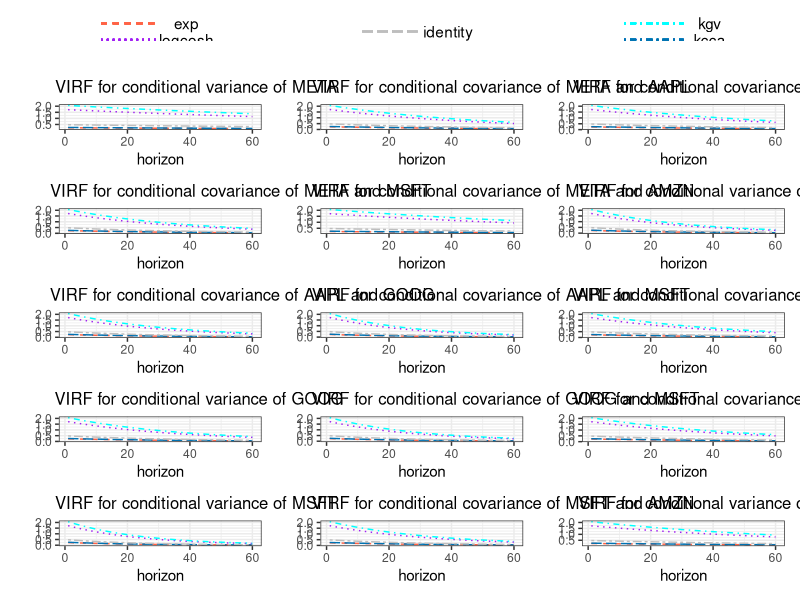
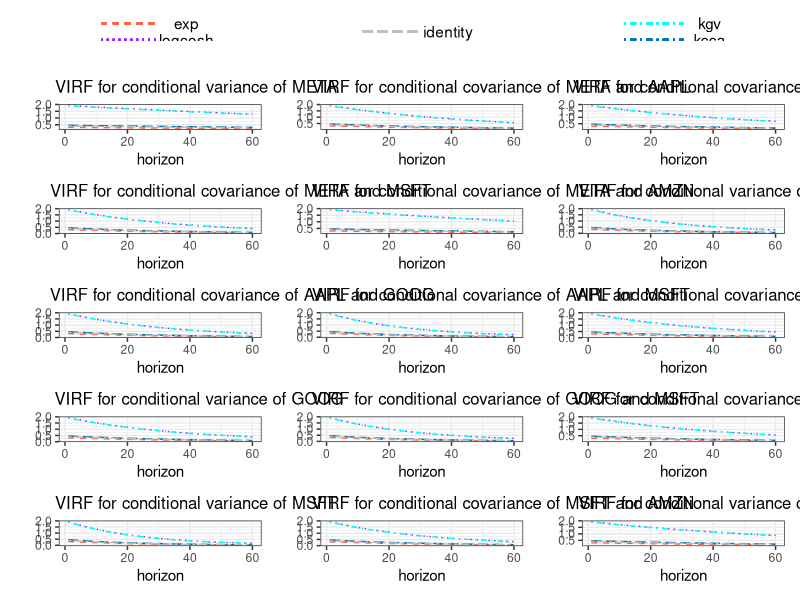

The R script that drew these images, in order: (Note: this script raises an error after producing the figures.)
## ---- chunk 1
knitr::opts_chunk$set(echo = FALSE, cache = FALSE, comment = "", include = TRUE, warning = FALSE, message = FALSE, fig.align="center")

setwd("E:/DOCUMENTS/CIVILE/BELGIQUE/MASTER_UCL/LSBA_2021/DATS2M/DATA_SCIENCE/BLOC_2_Bis/LDATS2840_MEMOIRE_DATA_SCIENCE/PROGRAMMING/R_thesis/plotting")

require(knitr)
require(ggplot2)
require(patchwork)
## ---- chunk 2

mydata_virf <- read.csv("mydata_virf.csv", row.names = 1)

thedata <- read.csv("thedata.csv", row.names = 1)

thedataAAPL <- read.csv("thedataAAPL.csv", row.names = 1)

thedataAMZN <- read.csv("thedataAMZN.csv", row.names = 1)

thedataGOOG <- read.csv("thedataGOOG.csv", row.names = 1)

thedataMSFT <- read.csv("thedataMSFT.csv", row.names = 1)


mycolnames <- c("VIRF for conditional variance of META", 
                "VIRF for conditional covariance of META and AAPL",
                "VIRF for conditional covariance of META and GOOG",
                "VIRF for conditional covariance of META and MSFT",
                "VIRF for conditional covariance of META and AMZN",
                "VIRF for conditional variance of AAPL",
                "VIRF for conditional covariance of AAPL and GOOG",
                "VIRF for conditional covariance of AAPL and MSFT",
                "VIRF for conditional covariance of AAPL and AMZN",
                "VIRF for conditional variance of GOOG", 
                "VIRF for conditional covariance of GOOG and MSFT",
                "VIRF for conditional covariance of GOOG and AMZN",
                "VIRF for conditional variance of MSFT",
                "VIRF for conditional covariance of MSFT and AMZN",
                "VIRF for conditional variance of AMZN" )
the_names <- colnames(mydata_virf)


myfunction_virf <- function(data = thedataAAPL, 
                            y_name = "META", 
                            titre = "VIRF for conditional variance of META" ){
  
  y <- c(paste0(y_name, "_exp"), paste0(y_name, "_logcosh"), 
         paste0(y_name, "_kgv"), paste0(y_name, "_kcca"), 
         paste0(y_name, "_identity"))
  
  l1 <- ggplot(data, aes(x = .data[["horizon"]]))+
    geom_line(aes(y = .data[[y[1]]]), colour = "tomato", linetype = 2)+
    geom_line(aes(y = .data[[y[2]]]), colour = "purple", linetype = 3)+
    geom_line(aes(y = .data[[y[3]]]), colour = "cyan", linetype = 4)+
    geom_line(aes(y = .data[[y[4]]]), colour = "#0072B2", linetype = 5)+
    geom_line(aes(y = .data[[y[5]]]), colour = "grey", linetype = 6)+
    labs(title = titre,  y = "", x = "horizon")+
    theme_bw()+
    theme(plot.title = element_text(size = 12, hjust = 0.05))


  l1
  
}

z1 <- myfunction_virf(data = thedataAMZN, y=the_names[1], titre = mycolnames[1])

z2 <- myfunction_virf(data = thedataAMZN, y=the_names[2], titre = mycolnames[2])

z3 <- myfunction_virf(data = thedataAMZN, y=the_names[3], titre = mycolnames[3])

z4 <- myfunction_virf(data = thedataAMZN, y=the_names[4], titre = mycolnames[4])

z5 <- myfunction_virf(data = thedataAMZN, y=the_names[5], titre = mycolnames[5])

z6 <- myfunction_virf(data = thedataAMZN, y=the_names[6], titre = mycolnames[6])

z7 <- myfunction_virf(data = thedataAMZN, y=the_names[7], titre = mycolnames[7])

z8 <- myfunction_virf(data = thedataAMZN, y=the_names[8], titre = mycolnames[8])

z9 <- myfunction_virf(data = thedataAMZN, y=the_names[9], titre = mycolnames[9])

z10 <- myfunction_virf(data = thedataAMZN, y=the_names[10], titre = mycolnames[10])

z11 <- myfunction_virf(data = thedataAMZN, y=the_names[11], titre = mycolnames[11])

z12 <- myfunction_virf(data = thedataAMZN, y=the_names[12], titre = mycolnames[12])

z13 <- myfunction_virf(data = thedataAMZN, y=the_names[13], titre = mycolnames[13])

z14 <- myfunction_virf(data = thedataAMZN, y=the_names[14], titre = mycolnames[14])

z15 <- myfunction_virf(data = thedataAMZN, y=the_names[15], titre = mycolnames[15])

 m1 <- ggplot(thedata, aes(x = "horizon"))+
    geom_segment(x = 0.25, xend = 0.7, y =0.07 , yend =0.07, colour = "tomato", linetype = 2)+
  annotate("text", label = "exp", x = 0.9, y = 0.07)+
    geom_segment(x = 0.25, xend = 0.7, y =0.00 , yend =0, colour = "purple", linetype = 3)+
  annotate("text", label = "logcosh", x = 0.9, y = 0.0)+      
      theme_minimal()+
 xlim(c(0,1.4))+
  ylim(c(0, 0.1))+
  labs(x = "", y = "")+
  theme(axis.text = element_blank(),
        panel.border = element_blank(),
        axis.ticks = element_blank(),
        panel.grid.major.y = element_blank(),
        panel.grid.minor.y = element_blank(),
        panel.grid.major.x = element_blank(),
        panel.grid.minor.x = element_blank())


le <- ggplot(thedata, aes(x = "horizon"))+
    
  theme_minimal()+
    
      geom_segment(x = 0.25, xend = 0.7, y =0.035 , yend =0.035, colour = "grey", linetype = 5)+
  annotate("text", label = "identity", x = 0.9, y = 0.035)+
 xlim(c(0,1.4))+
  ylim(c(0, 0.1))+
  labs(x = "", y = "")+
  theme(axis.text = element_blank(),
        panel.border = element_blank(),
        axis.ticks = element_blank(),
        panel.grid.major.y = element_blank(),
        panel.grid.minor.y = element_blank(),
        panel.grid.major.x = element_blank(),
        panel.grid.minor.x = element_blank())


m2 <- ggplot(thedata, aes(x = "horizon"))+
    
  geom_segment(x = 0.25, xend = 0.7, y =0.07 , yend =0.07, colour = "cyan", linetype = 4)+
  annotate("text", label = "kgv", x = 0.9, y = 0.07)+
  theme_minimal()+
    geom_segment(x = 0.25, xend = 0.7, y =0.00 , yend =0, colour = "#0072B2", linetype = 4)+
  annotate("text", label = "kcca", x = 0.9, y = 0.0)+
 xlim(c(0,1.4))+
  ylim(c(0, 0.1))+
  labs(x = "", y = "")+
  theme(axis.text = element_blank(),
        panel.border = element_blank(),
        axis.ticks = element_blank(),
        panel.grid.major.y = element_blank(),
        panel.grid.minor.y = element_blank(),
        panel.grid.major.x = element_blank(),
        panel.grid.minor.x = element_blank())


m1 + le + m2 + z1 + z2 + z3 + z4 + z5 + z6 + z7 + z8 + z9 + z10 + z11 + z12 + z13 + z14 + z15 + plot_layout(nrow = 6, ncol = 3) 




## ---- chunk 3
thedataAMZN_negative <- read.csv("thedataAMZN_negative.csv", row.names = 1)

l11 <- myfunction_virf(data = thedataAMZN_negative, y=the_names[1], titre = mycolnames[1])

l12 <- myfunction_virf(data = thedataAMZN_negative, y=the_names[2], titre = mycolnames[2])

l13 <- myfunction_virf(data = thedataAMZN_negative, y=the_names[3], titre = mycolnames[3])

l14 <- myfunction_virf(data = thedataAMZN_negative, y=the_names[4], titre = mycolnames[4])

l15 <- myfunction_virf(data = thedataAMZN_negative, y=the_names[5], titre = mycolnames[5])

l16 <- myfunction_virf(data = thedataAMZN_negative, y=the_names[6], titre = mycolnames[6])

l17 <- myfunction_virf(data = thedataAMZN_negative, y=the_names[7], titre = mycolnames[7])

l18 <- myfunction_virf(data = thedataAMZN_negative, y=the_names[8], titre = mycolnames[8])

l19 <- myfunction_virf(data = thedataAMZN_negative, y=the_names[9], titre = mycolnames[9])

l110 <- myfunction_virf(data = thedataAMZN_negative, y=the_names[10], titre = mycolnames[10])

l111 <- myfunction_virf(data = thedataAMZN_negative, y=the_names[11], titre = mycolnames[11])

l112 <- myfunction_virf(data = thedataAMZN_negative, y=the_names[12], titre = mycolnames[12])

l113 <- myfunction_virf(data = thedataAMZN_negative, y=the_names[13], titre = mycolnames[13])

l114 <- myfunction_virf(data = thedataAMZN_negative, y=the_names[14], titre = mycolnames[14])

l115 <- myfunction_virf(data = thedataAMZN_negative, y=the_names[15], titre = mycolnames[15])

m1 + le + m2 + l11 + l12 + l13 + l14 + l15 + l16 + l17 + l18 + l19 + l110 + l111 + l112 + l113 + l114 + l115 + plot_layout(nrow = 6, ncol = 3) 
## ---- chunk 4
summary(sdBEKK)
